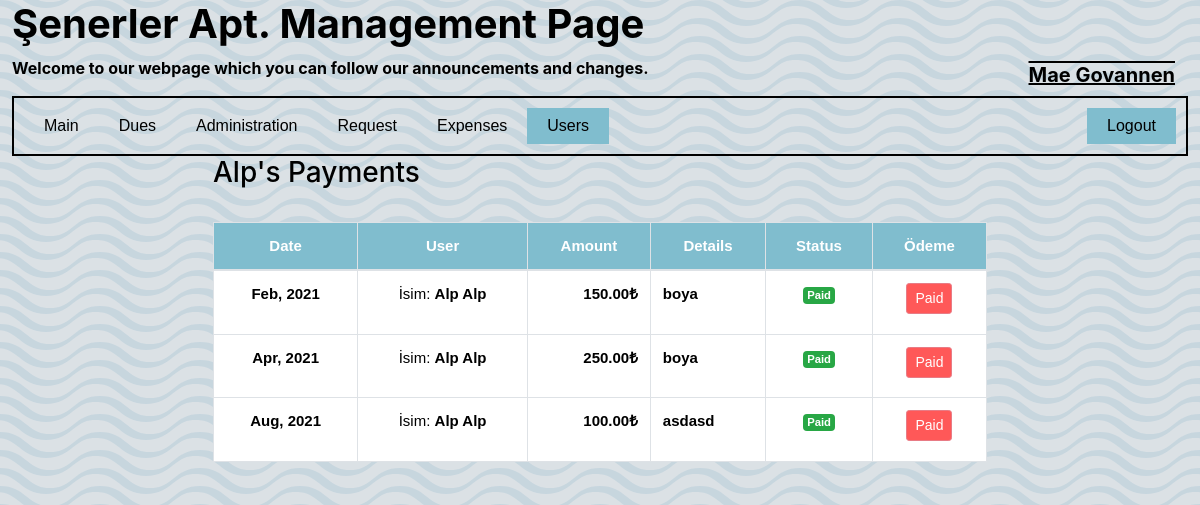
/AdminUsersDept.php?id=165, run on the app's committed database.
### tables this page shows
CREATE TABLE `userinfo` (
  `id` int(11) NOT NULL,
  `doornumber` int(2) NOT NULL,
  `usertype` varchar(11) NOT NULL,
  `username` varchar(20) NOT NULL,
  `password` varchar(200) NOT NULL,
  `fname` varchar(255) NOT NULL,
  `lname` varchar(255) NOT NULL,
  `mail` varchar(30) NOT NULL,
  `phone` bigint(10) NOT NULL,
  `create_date` date NOT NULL,
  `delete_date` date DEFAULT NULL,
  `status` varchar(20) NOT NULL DEFAULT 'active'
);

CREATE TABLE `dues` (
  `id` int(20) NOT NULL,
  `billing_date` date NOT NULL DEFAULT current_timestamp(),
  `user_id` int(30) NOT NULL,
  `situation` int(1) NOT NULL DEFAULT 0,
  `payment_date` date DEFAULT NULL,
  `amount` double NOT NULL,
  `detail` varchar(55) DEFAULT NULL
);

### AdminUsersDept.php (the view, shortened to what this page needs)
<!DOCTYPE html>
<html>
<head>
<?php include "DbConn.php";
$gid=$_GET['id'];
 $query = "SELECT * from userinfo where id='".$gid."'";
 $result = mysqli_query($conn, $query) or die ( mysqli_error());
 $row = mysqli_fetch_assoc($result);
?>
  <link rel="stylesheet" href="https://cdn.jsdelivr.net/npm/bootstrap@4.5.3/dist/css/bootstrap.min.css">
  <link rel="stylesheet" href="https://unpkg.com/bootstrap-table@1.18.2/dist/bootstrap-table.min.css">
  <link rel="stylesheet" href="background.css">
  <link rel="stylesheet" href="navbar.css">
  <link rel="stylesheet" href="userform.css">
<link rel="stylesheet" href="https://cdnjs.cloudflare.com/ajax/libs/font-awesome/4.7.0/css/font-awesome.min.css">
<body>
  <h1> <Strong>Şenerler Apt. Management Page </Strong></h1>
  <p >  <Strong>Welcome to our webpage which you can follow our announcements and changes. </Strong></p>
  <div class="user"><?php
  echo("Mae govannen ".$_SESSION['fname']." " .$_SESSION['lname']. "<br>")?>
  </div>
    <div class="topnav" style="border: 2px solid black;padding:10px;">
      <a  href="AdminMain.php">Main</a>
      <a href="AdminDues.php">Dues</a>
      <a href="AdminAdministration.php">Administration</a>
      <a href="AdminRequests.php">Request</a>
      <a href="AdminExpenses.php">Expenses</a>
      <a class="active" href="AdminUsers.php">Users</a>
      <div class="topnav-right" style="right::0;">
      <a  href="Login.php">Logout</a>
    </div>
    </div>
    <div class="row">
      <div class="col-sm-2">
      </div>
      <div class="col-sm-8">
        <section id="main-content">
        <section class="wrapper">
          <h3><?php echo ucwords($row['fname']);?>'s Payments</h3> <br>
      <div class="row">
                <div class="col-md-12">
                  <table class="table table-bordered table-condensed table-hover">
                    <thead>
                      <tr>
                        <th class="">Date</th>
                        <th class="">User</th>
                        <th class="">Amount</th>
                        <th class="">Details</th>
                        <th class="">Status</th>
                        <th class="text-center">Ödeme</th>
                      </tr>
                    </thead>
                    <tbody>
                      <?php
                      $billing = $conn->query("SELECT d.*,u.fname,u.lname from dues d inner join userinfo u on u.id = d.user_id  where user_id =$gid order by situation asc");
                        while($row=$billing->fetch_assoc()):
                        ?>
                      <tr>
                        <td class="">
                           <p> <b><?php echo date("M, Y",strtotime($row['billing_date'])) ?></b></p>
                        </td>
                        <td class="">
                           <p> İsim: <b><?php echo ucwords($row['fname']." ". $row['lname']) ?></b></p>
                        </td>
                        <td class="">
                           <p class="text-right"> <b><?php echo number_format($row['amount'],2)."₺" ?></b></p>
                        </td>
                        <td class="">
                           <p class="text-left"> <b><?php echo $row['detail']?></b></p>
                        </td>
                        <td class="">
                          <?php if($row['situation'] == 1): ?>
                           <span class="badge badge-success">Paid</span>
                          <?php else: ?>
                           <span class="badge badge-secondary">Unpaid</span>
                          <?php endif; ?>
                        </td>
                        <td class="text-center">
                           <?php if($row['situation'] == 0): ?>
                           <a href="Adminuserpay.php?id=<?php echo $row['id'];?>">
                          <button class="btn btn-sm btn-outline-primary view_billing" type="button" onClick="return confirm('Borcu ödemek istediğinizden emin misiniz?');">Pay</button> </a>
                           <?php else: ?>
                             <a href="">
                             <button class="btn btn-sm btn-outline-danger view_billing" type="button" style="background-color:red;color:white;" disabled>Paid</button> </a>
                             <?php endif; ?>
                        </td>
                      </tr>
                      <?php endwhile; ?>
                    </tbody>
                  </table>
            </div>
  </section>
  </section>
      </div>
    </div>
</body>
</head>
</html>

### background.css (style rules this page uses)
body { background-color: #dbe1e5; }

### navbar.css (style rules this page uses)
.topnav { margin: 0; font-family: Arial, Helvetica, sans-serif; overflow: hidden; }
.topnav a { float: left; color: black; text-align: center; padding: 6px 20px; text-decoration: none; font-size: 16px; }
.topnav a.active { background-color: #80bdce; }
.topnav-right { float: right; background-color: #80bdce; }
.user { position: absolute; top:60px; right: 25px; color: black; font-weight: bold; font-size: 1.25em; text-transform: capitalize; text-decoration: underline overline; }

### AdminUsersDept.php (style rules this page uses)
table { font-family: arial, sans-serif; border-collapse: collapse; width: 100%; font-size: 15px; }
body { width: 98%; margin-left: auto; margin-right: auto; color: black; }
td { background-color: white; border: 2px solid #dddddd; color: black; padding: 6px; text-align: center; }
th { background-color: #80bdce; border: 2px solid #dddddd; color: white; padding: 8px; text-align: center; }
.row:after { content: ""; display: table; clear: both; }

### data on the page
userinfo: fname "Alp"
dues: billing_date "Feb, 2021", user.lname "Alp Alp", amount "150.00", detail "boya", situation "Paid"
dues: billing_date "Apr, 2021", user.lname "Alp Alp", amount "250.00", detail "boya", situation "Paid"
dues: billing_date "Aug, 2021", user.lname "Alp Alp", amount "100.00", detail "asdasd", situation "Paid"
